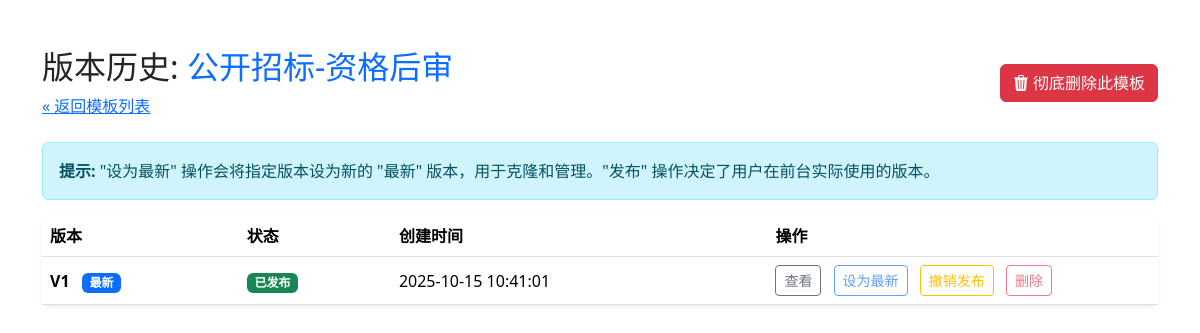
Screenshot of /admin/templates/history/公开招标-资格后审 with the database file from the repository.
### app/models/template_definition.py (models this page shows)
class Template(db.Model):
    __tablename__ = 'template'
    id = db.Column(db.Integer, primary_key=True)
    name = db.Column(db.String(100), nullable=False)
    version = db.Column(db.Integer, nullable=False, default=1)
    status = db.Column(db.String(20), nullable=False, default='draft')  # 'draft' 或 'published'
    is_latest = db.Column(db.Boolean, default=True)  # 标记是否是最新版本
    created_at = db.Column(db.DateTime, server_default=db.func.now())
    parent_id = db.Column(db.Integer, db.ForeignKey('template.id'))  # 用于版本克隆溯源
    display_order = db.Column(db.Integer, nullable=False, default=0)
    word_template_path = db.Column(db.String(512), nullable=True)  # 新增字段，存储Word模板路径
    sections = relationship("Section", back_populates="template", cascade="all, delete-orphan",
                            order_by="Section.display_order")
    parent = relationship("Template", remote_side=[id])

### app/routes/admin.py (the view)
@admin_bp.route('/templates/history/<string:template_name>')
def admin_template_history(template_name):
    versions = Template.query.filter_by(name=template_name).order_by(Template.version.desc()).all()
    if not versions:
        abort(404)
    return render_template('admin/admin_template_history.html', versions=versions, template_name=template_name)

### app/templates/admin/admin_template_history.html (shortened to what this page needs)
<!doctype html>
<html lang="zh-CN">
<head>
    <link href="https://cdn.jsdelivr.net/npm/bootstrap@5.3.3/dist/css/bootstrap.min.css" rel="stylesheet">
</head>
<body>
    <div class="container mt-5">
        <div class="d-flex justify-content-between align-items-center mb-4">
            <div>
                <h1 class="h2">版本历史: <span class="text-primary">{{ template_name }}</span></h1>
                <a href="/admin/templates">« 返回模板列表</a>
            </div>
            <div>
                <button class="btn btn-danger" onclick="deleteAllVersions('{{ template_name }}')">
                    彻底删除此模板
                </button>
            </div>
        </div>
        <div class="alert alert-info">
            <strong>提示:</strong> "设为最新" 操作会将指定版本设为新的 "最新" 版本，用于克隆和管理。"发布" 操作决定了用户在前台实际使用的版本。
        </div>
        <table class="table table-hover bg-white rounded shadow-sm">
            <thead>
                <tr>
                    <th scope="col">版本</th>
                    <th scope="col">状态</th>
                    <th scope="col">创建时间</th>
                    <th scope="col" style="width: 35%;">操作</th>
                </tr>
            </thead>
            <tbody>
                {% for version in versions %}
                <tr>
                    <td class="fw-bold">
                        V{{ version.version }}
                        {% if version.is_latest %}
                            <span class="badge bg-primary ms-2">最新</span>
                        {% endif %}
                    </td>
                    <td>
                        {% if version.status == 'published' %}
                            <span class="badge bg-success">已发布</span>
                        {% else %}
                            <span class="badge bg-secondary">草稿</span>
                        {% endif %}
                    </td>
                    <td>{{ version.created_at.strftime('%Y-%m-%d %H:%M:%S') }}</td>
                    <td>
                        <a href="/admin/template/{{ version.id }}" class="btn btn-outline-secondary btn-sm">查看</a>
                        <button class="btn btn-outline-primary btn-sm ms-2" onclick="setActive({{ version.id }}, '{{ template_name }}', {{ version.version }})" {% if version.is_latest %}disabled{% endif %}>
                            设为最新
                        </button>
                        <button class="btn btn-sm ms-2 {{ 'btn-outline-warning' if version.status == 'published' else 'btn-outline-success' }}" onclick="toggleStatus({{ version.id }}, '{{ version.status }}')">
                            {{ '撤销发布' if version.status == 'published' else '发布' }}
                        </button>
                        <button class="btn btn-outline-danger btn-sm ms-2" onclick="deleteVersion({{ version.id }}, {{ version.version }})" {% if version.is_latest %}disabled{% endif %}>
                            删除
                        </button>
                    </td>
                </tr>
                {% endfor %}
            </tbody>
        </table>
    </div>
</body>
</html>

### app/templates/admin/admin_template_history.html (style rules this page uses)
.table th, .table td { vertical-align: middle; }

### rows the page displays
Template: name "公开招标-资格后审", version "1", is_latest "最新", shows "已发布", created_at "2025-10-15 10:41:01", status "撤销发布"
